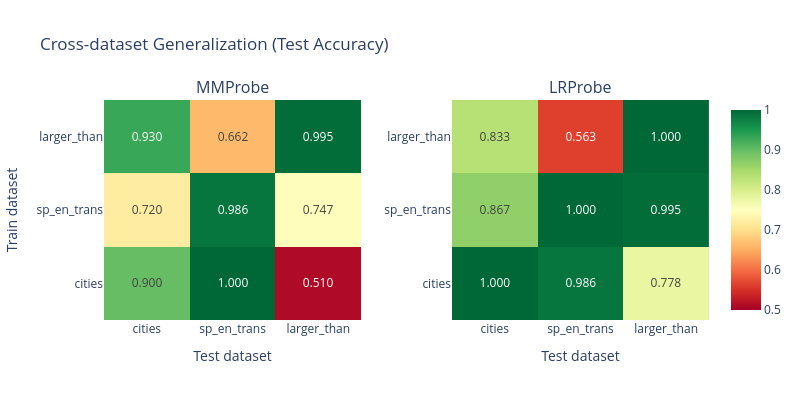

This figure's notebook cell:
### Markdown cell above
# Cross-dataset generalization

### Code cell
def compute_generalization_matrix(
    train_acts: dict[str, Float[Tensor, "n d"]],
    train_labels: dict[str, Float[Tensor, " n"]],
    test_acts: dict[str, Float[Tensor, "n d"]],
    test_labels: dict[str, Float[Tensor, " n"]],
    dataset_names: list[str],
    probe_cls: type,
) -> Float[Tensor, "n_datasets n_datasets"]:
    """
    Compute a generalization matrix: entry (i, j) is the test accuracy of a probe trained on dataset i
    and evaluated on dataset j.

    Args:
        train_acts, train_labels: Training data per dataset.
        test_acts, test_labels: Test data per dataset.
        dataset_names: Names of datasets (determines matrix ordering).
        probe_cls: Probe class to use (MMProbe or LRProbe), must have from_data and pred methods.

    Returns:
        Tensor of shape [n_datasets, n_datasets] with accuracy values.
    """
    n = len(dataset_names)
    matrix = t.zeros(n, n)
    for i, train_name in enumerate(dataset_names):
        probe = probe_cls.from_data(train_acts[train_name], train_labels[train_name])
        for j, test_name in enumerate(dataset_names):
            preds = probe.pred(test_acts[test_name])
            acc = (preds == test_labels[test_name]).float().mean().item()
            matrix[i, j] = acc
    return matrix


mm_matrix = compute_generalization_matrix(train_acts, train_labels, test_acts, test_labels, DATASET_NAMES, MMProbe)
lr_matrix = compute_generalization_matrix(train_acts, train_labels, test_acts, test_labels, DATASET_NAMES, LRProbe)

assert mm_matrix.shape == (3, 3), f"Wrong shape: {mm_matrix.shape}"
assert (mm_matrix.diag() > 0.6).all(), "In-distribution accuracy should be at least 60%"

# Heatmap visualization
fig = make_subplots(rows=1, cols=2, subplot_titles=["MMProbe", "LRProbe"], horizontal_spacing=0.15)

for idx, (matrix, name) in enumerate([(mm_matrix, "MM"), (lr_matrix, "LR")]):
    text_vals = [[f"{matrix[i, j]:.3f}" for j in range(len(DATASET_NAMES))] for i in range(len(DATASET_NAMES))]
    fig.add_trace(
        go.Heatmap(
            z=matrix.numpy(),
            x=DATASET_NAMES,
            y=DATASET_NAMES,
            text=text_vals,
            texttemplate="%{text}",
            colorscale="RdYlGn",
            zmin=0.5,
            zmax=1.0,
            showscale=(idx == 1),
        ),
        row=1,
        col=idx + 1,
    )
    fig.update_yaxes(title_text="Train dataset" if idx == 0 else "", row=1, col=idx + 1)
    fig.update_xaxes(title_text="Test dataset", row=1, col=idx + 1)

fig.update_layout(title="Cross-dataset Generalization (Test Accuracy)", height=400, width=800)
fig.show()

# Cosine similarity between probe directions
mm_directions = {name: MMProbe.from_data(train_acts[name], train_labels[name]).direction for name in DATASET_NAMES}
lr_directions = {name: LRProbe.from_data(train_acts[name], train_labels[name]).direction for name in DATASET_NAMES}

print("\nPairwise cosine similarity between probe directions:")
for probe_name, directions in [("MM", mm_directions), ("LR", lr_directions)]:
    print(f"\n  {probe_name}Probe:")
    for i, n1 in enumerate(DATASET_NAMES):
        for j, n2 in enumerate(DATASET_NAMES):
            if j > i:
                d1 = directions[n1] / directions[n1].norm()
                d2 = directions[n2] / directions[n2].norm()
                print(f"    {n1} vs {n2}: {(d1 @ d2).item():.4f}")

### Figure 1 — Plotly figure (JSON) as saved in the notebook; plotly's stock layout.template omitted (floating-point values rounded to 4 significant figures)
{"data": [{"colorscale": [[0, "rgb(165,0,38)"], [0.1, "rgb(215,48,39)"], [0.2, "rgb(244,109,67)"], [0.3, "rgb(253,174,97)"], [0.4, "rgb(254,224,139)"], [0.5, "rgb(255,255,191)"], [0.6, "rgb(217,239,139)"], [0.7, "rgb(166,217,106)"], [0.8, "rgb(102,189,99)"], [0.9, "rgb(26,152,80)"], [1, "rgb(0,104,55)"]], "showscale": false, "text": [["0.900", "1.000", "0.510"], ["0.720", "0.986", "0.747"], ["0.930", "0.662", "0.995"]], "texttemplate": "%{text}", "type": "heatmap", "x": ["cities", "sp_en_trans", "larger_than"], "xaxis": "x", "y": ["cities", "sp_en_trans", "larger_than"], "yaxis": "y", "z": [[0.9, 1.0, 0.5101], [0.72, 0.9859, 0.7475], [0.93, 0.662, 0.9949]], "zmax": 1, "zmin": 0.5}, {"colorscale": [[0, "rgb(165,0,38)"], [0.1, "rgb(215,48,39)"], [0.2, "rgb(244,109,67)"], [0.3, "rgb(253,174,97)"], [0.4, "rgb(254,224,139)"], [0.5, "rgb(255,255,191)"], [0.6, "rgb(217,239,139)"], [0.7, "rgb(166,217,106)"], [0.8, "rgb(102,189,99)"], [0.9, "rgb(26,152,80)"], [1, "rgb(0,104,55)"]], "showscale": true, "text": [["1.000", "0.986", "0.778"], ["0.867", "1.000", "0.995"], ["0.833", "0.563", "1.000"]], "texttemplate": "%{text}", "type": "heatmap", "x": ["cities", "sp_en_trans", "larger_than"], "xaxis": "x2", "y": ["cities", "sp_en_trans", "larger_than"], "yaxis": "y2", "z": [[1.0, 0.9859, 0.7778], [0.8667, 1.0, 0.9949], [0.8333, 0.5634, 1.0]], "zmax": 1, "zmin": 0.5}], "layout": {"annotations": [{"font": {"size": 16}, "showarrow": false, "text": "MMProbe", "x": 0.2125, "xanchor": "center", "xref": "paper", "y": 1, "yanchor": "bottom", "yref": "paper"}, {"font": {"size": 16}, "showarrow": false, "text": "LRProbe", "x": 0.7875, "xanchor": "center", "xref": "paper", "y": 1, "yanchor": "bottom", "yref": "paper"}], "height": 400, "title": {"text": "Cross-dataset Generalization (Test Accuracy)"}, "width": 800, "xaxis": {"anchor": "y", "domain": [0, 0.425], "title": {"text": "Test dataset"}}, "xaxis2": {"anchor": "y2", "domain": [0.575, 1], "title": {"text": "Test dataset"}}, "yaxis": {"anchor": "x", "domain": [0, 1], "title": {"text": "Train dataset"}}, "yaxis2": {"anchor": "x2", "domain": [0, 1], "title": {"text": ""}}}}
